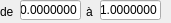
             <widget class="QFrame" name="frameExcentricite">
              <property name="geometry">
               <rect>
                <x>174</x>
                <y>95</y>
                <width>171</width>
                <height>23</height>
               </rect>
              </property>
              <property name="font">
               <font/>
              </property>
              <property name="mouseTracking">
               <bool>true</bool>
              </property>
              <property name="frameShape">
               <enum>QFrame::NoFrame</enum>
              </property>
              <property name="frameShadow">
               <enum>QFrame::Plain</enum>
              </property>
              <widget class="QLabel" name="lbl_excMin">
               <property name="geometry">
                <rect>
                 <x>0</x>
                 <y>4</y>
                 <width>21</width>
                 <height>16</height>
                </rect>
               </property>
               <property name="font">
                <font/>
               </property>
               <property name="text">
                <string>de</string>
               </property>
              </widget>
              <widget class="QLabel" name="lbl_excMax">
               <property name="geometry">
                <rect>
                 <x>86</x>
                 <y>4</y>
                 <width>16</width>
                 <height>16</height>
                </rect>
               </property>
               <property name="font">
                <font/>
               </property>
               <property name="text">
                <string>à</string>
               </property>
              </widget>
              <widget class="QLineEdit" name="excMin">
               <property name="geometry">
                <rect>
                 <x>20</x>
                 <y>0</y>
                 <width>61</width>
                 <height>20</height>
                </rect>
               </property>
               <property name="font">
                <font/>
               </property>
               <property name="inputMask">
                <string>9.9999999; </string>
               </property>
               <property name="text">
                <string>0.0000000</string>
               </property>
              </widget>
              <widget class="QLineEdit" name="excMax">
               <property name="geometry">
                <rect>
                 <x>100</x>
                 <y>0</y>
                 <width>61</width>
                 <height>20</height>
                </rect>
               </property>
               <property name="font">
                <font/>
               </property>
               <property name="inputMask">
                <string>9.9999999; </string>
               </property>
               <property name="text">
                <string>1.0000000</string>
               </property>
              </widget>
             </widget>
